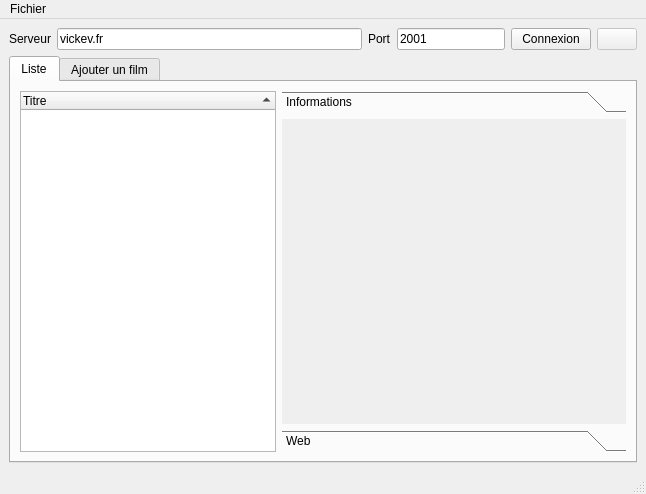
<ui version="4.0" >
 <class>Interface</class>
 <widget class="QMainWindow" name="Interface" >
  <property name="geometry" >
   <rect>
    <x>0</x>
    <y>0</y>
    <width>646</width>
    <height>494</height>
   </rect>
  </property>
  <property name="windowTitle" >
   <string>MainWindow</string>
  </property>
  <widget class="QWidget" name="centralwidget" >
   <layout class="QVBoxLayout" name="verticalLayout" >
    <item>
     <layout class="QHBoxLayout" >
      <item>
       <widget class="QLabel" name="label_3" >
        <property name="text" >
         <string>Serveur</string>
        </property>
       </widget>
      </item>
      <item>
       <widget class="QLineEdit" name="_serveur" >
        <property name="text" >
         <string>vickev.fr</string>
        </property>
       </widget>
      </item>
      <item>
       <widget class="QLabel" name="label_4" >
        <property name="text" >
         <string>Port</string>
        </property>
       </widget>
      </item>
      <item>
       <widget class="QLineEdit" name="_port" >
        <property name="sizePolicy" >
         <sizepolicy vsizetype="Fixed" hsizetype="Fixed" >
          <horstretch>0</horstretch>
          <verstretch>0</verstretch>
         </sizepolicy>
        </property>
        <property name="text" >
         <string>2001</string>
        </property>
       </widget>
      </item>
      <item>
       <widget class="QPushButton" name="butConnect" >
        <property name="text" >
         <string>Connexion</string>
        </property>
        <property name="icon" >
         <iconset resource="ressource.qrc" >
          <normaloff>:/icon_connexion.png</normaloff>:/icon_connexion.png</iconset>
        </property>
       </widget>
      </item>
      <item>
       <widget class="QPushButton" name="butDisconnect" >
        <property name="enabled" >
         <bool>false</bool>
        </property>
        <property name="text" >
         <string/>
        </property>
        <property name="icon" >
         <iconset resource="ressource.qrc" >
          <normaloff>:/icon_stop.png</normaloff>:/icon_stop.png</iconset>
        </property>
       </widget>
      </item>
     </layout>
    </item>
    <item>
     <widget class="QTabWidget" name="tabWidget" >
      <property name="enabled" >
       <bool>true</bool>
      </property>
      <property name="currentIndex" >
       <number>0</number>
      </property>
      <widget class="QWidget" name="tabListe" >
       <attribute name="title" >
        <string>Liste</string>
       </attribute>
       <layout class="QHBoxLayout" >
        <item>
         <layout class="QHBoxLayout" name="_2" >
          <item>
           <widget class="QTreeWidget" name="_liste" >
            <property name="sizePolicy" >
             <sizepolicy vsizetype="Expanding" hsizetype="Fixed" >
              <horstretch>0</horstretch>
              <verstretch>0</verstretch>
             </sizepolicy>
            </property>
            <property name="iconSize" >
             <size>
              <width>50</width>
              <height>50</height>
             </size>
            </property>
            <property name="indentation" >
             <number>0</number>
            </property>
            <property name="sortingEnabled" >
             <bool>true</bool>
            </property>
            <property name="wordWrap" >
             <bool>true</bool>
            </property>
            <column>
             <property name="text" >
              <string>Titre</string>
             </property>
            </column>
           </widget>
          </item>
          <item>
           <widget class="QToolBox" name="toolBox" >
            <property name="contextMenuPolicy" >
             <enum>Qt::DefaultContextMenu</enum>
            </property>
            <property name="currentIndex" >
             <number>0</number>
            </property>
            <widget class="QWidget" name="page" >
             <property name="geometry" >
              <rect>
               <x>0</x>
               <y>0</y>
               <width>342</width>
               <height>275</height>
              </rect>
             </property>
             <attribute name="label" >
              <string>Informations</string>
             </attribute>
             <layout class="QVBoxLayout" >
              <item>
               <widget class="QLabel" name="_texte" >
                <property name="sizePolicy" >
                 <sizepolicy vsizetype="Preferred" hsizetype="Preferred" >
                  <horstretch>0</horstretch>
                  <verstretch>0</verstretch>
                 </sizepolicy>
                </property>
                <property name="minimumSize" >
                 <size>
                  <width>200</width>
                  <height>200</height>
                 </size>
                </property>
                <property name="text" >
                 <string/>
                </property>
                <property name="alignment" >
                 <set>Qt::AlignLeading|Qt::AlignLeft|Qt::AlignTop</set>
                </property>
                <property name="wordWrap" >
                 <bool>true</bool>
                </property>
               </widget>
              </item>
             </layout>
            </widget>
            <widget class="QWidget" name="page_2" >
             <property name="geometry" >
              <rect>
               <x>0</x>
               <y>0</y>
               <width>342</width>
               <height>275</height>
              </rect>
             </property>
             <attribute name="label" >
              <string>Web</string>
             </attribute>
            </widget>
           </widget>
          </item>
         </layout>
        </item>
       </layout>
      </widget>
      <widget class="QWidget" name="tabAdd" >
       <property name="enabled" >
        <bool>false</bool>
       </property>
       <attribute name="title" >
        <string>Ajouter un film</string>
       </attribute>
       <layout class="QVBoxLayout" name="verticalLayout_3" >
        <item>
         <layout class="QVBoxLayout" name="verticalLayout_2" >
          <item>
           <layout class="QHBoxLayout" name="horizontalLayout" >
            <item>
             <widget class="QLineEdit" name="_name" />
            </item>
            <item>
             <widget class="QPushButton" name="butFind" >
              <property name="text" >
               <string>Rechercher</string>
              </property>
             </widget>
            </item>
           </layout>
          </item>
         </layout>
        </item>
        <item>
         <widget class="QTreeWidget" name="_treeResult" >
          <property name="sortingEnabled" >
           <bool>true</bool>
          </property>
          <column>
           <property name="text" >
            <string>Titre</string>
           </property>
          </column>
         </widget>
        </item>
        <item>
         <layout class="QHBoxLayout" name="horizontalLayout_2" >
          <item>
           <widget class="QLabel" name="_messageAdd" >
            <property name="text" >
             <string/>
            </property>
           </widget>
          </item>
          <item>
           <spacer name="horizontalSpacer" >
            <property name="orientation" >
             <enum>Qt::Horizontal</enum>
            </property>
            <property name="sizeHint" stdset="0" >
             <size>
              <width>40</width>
              <height>20</height>
             </size>
            </property>
           </spacer>
          </item>
          <item>
           <widget class="QPushButton" name="butAdd" >
            <property name="enabled" >
             <bool>false</bool>
            </property>
            <property name="text" >
             <string>Ajouter</string>
            </property>
           </widget>
          </item>
         </layout>
        </item>
       </layout>
      </widget>
     </widget>
    </item>
   </layout>
  </widget>
  <widget class="QMenuBar" name="menubar" >
   <property name="geometry" >
    <rect>
     <x>0</x>
     <y>0</y>
     <width>646</width>
     <height>26</height>
    </rect>
   </property>
   <widget class="QMenu" name="menuFichier" >
    <property name="title" >
     <string>Fichier</string>
    </property>
    <addaction name="actionQuitter" />
   </widget>
   <addaction name="menuFichier" />
  </widget>
  <widget class="QStatusBar" name="statusbar" />
  <action name="actionQuitter" >
   <property name="text" >
    <string>Quitter</string>
   </property>
  </action>
 </widget>
 <resources>
  <include location="ressource.qrc" />
 </resources>
 <connections/>
</ui>
